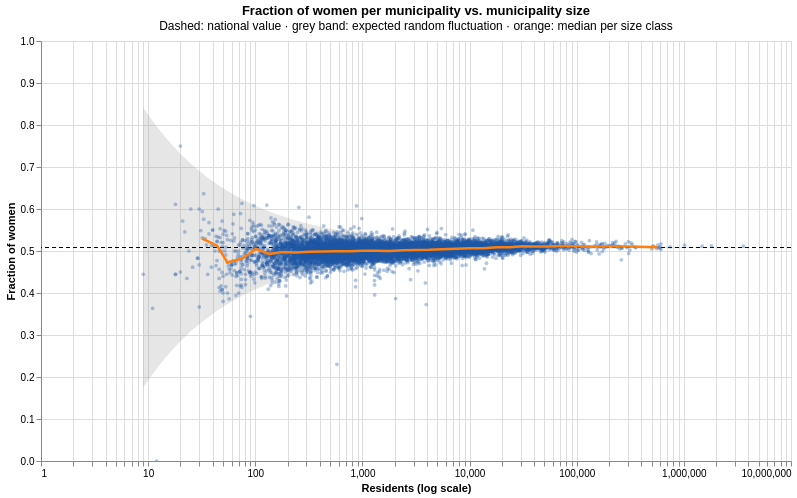

Notebook code for this chart:
### Code cell
search = alt.param(value="", bind=alt.binding(input="search", placeholder="e.g. Dierfeld",
                                              name="Highlight municipality: "))
x = alt.X("residents:Q", scale=alt.Scale(type="log", domain=[5, 5e6]), title="Residents (log scale)")
y = alt.Y("frac_women:Q", scale=alt.Scale(domain=[0, 1]), title="Fraction of women")

cols = ["Municipality", "state", "residents", "Female", "Male", "frac_women"]
points = alt.Chart(w[cols].round({"frac_women": 4})).mark_circle(size=14).encode(
    x=x, y=y,
    color=alt.condition(f"{search.name} != '' && test(regexp({search.name}, 'i'), datum.Municipality)",
                        alt.value("#d62728"), alt.value("#1f5aa6")),
    opacity=alt.condition(f"{search.name} != '' && test(regexp({search.name}, 'i'), datum.Municipality)",
                          alt.value(1), alt.value(0.35)),
    size=alt.condition(f"{search.name} != '' && test(regexp({search.name}, 'i'), datum.Municipality)",
                       alt.value(80), alt.value(14)),
    tooltip=[alt.Tooltip("Municipality:N"), alt.Tooltip("state:N", title="State"),
             alt.Tooltip("residents:Q", format=","), alt.Tooltip("Female:Q", format=","),
             alt.Tooltip("Male:Q", format=","), alt.Tooltip("frac_women:Q", format=".3f",
                                                            title="Fraction of women")],
).add_params(search)

ribbon = alt.Chart(band).mark_area(color="grey", opacity=0.2).encode(x="residents:Q", y="lo:Q", y2="hi:Q")
line = alt.Chart(trend).mark_line(color="#ff7f0e", strokeWidth=2.5).encode(x="residents:Q", y="frac_women:Q")
rule = alt.Chart(pd.DataFrame({"y": [nat]})).mark_rule(color="black", strokeDash=[4, 3]).encode(y="y:Q")

chart_23 = (ribbon + rule + points + line).properties(
    width=750, height=420,
    title=alt.Title("Fraction of women per municipality vs. municipality size",
                    subtitle="Dashed: national value · grey band: expected random fluctuation · orange: median per size class"),
).interactive()
chart_23

### Figure 1 — Vega-Lite specification as saved in the notebook (floating-point values rounded to 4 significant figures; data arrays with more than 128 entries replaced by an {"elided": "..."} marker saying what was removed)
{"config": {"view": {"continuousWidth": 300, "continuousHeight": 300}}, "layer": [{"data": {"name": "data-008a570b1b8dd1b81ab512ce31d533b4"}, "mark": {"type": "area", "color": "grey", "opacity": 0.2}, "encoding": {"x": {"field": "residents", "type": "quantitative"}, "y": {"field": "lo", "type": "quantitative"}, "y2": {"field": "hi"}}, "name": "view_b284422217918823_0"}, {"data": {"name": "data-440f7076279d6a1bfe9b30d9d6fcfbe1"}, "mark": {"type": "rule", "color": "black", "strokeDash": [4, 3]}, "encoding": {"y": {"field": "y", "type": "quantitative"}}}, {"data": {"name": "data-1d20ef91939844a4e90eaa57b0d49658"}, "mark": {"type": "circle", "size": 14}, "encoding": {"color": {"condition": {"test": "param_5e1631547f6a39e3 != '' && test(regexp(param_5e1631547f6a39e3, 'i'), datum.Municipality)", "value": "#d62728"}, "value": "#1f5aa6"}, "opacity": {"condition": {"test": "param_5e1631547f6a39e3 != '' && test(regexp(param_5e1631547f6a39e3, 'i'), datum.Municipality)", "value": 1}, "value": 0.35}, "size": {"condition": {"test": "param_5e1631547f6a39e3 != '' && test(regexp(param_5e1631547f6a39e3, 'i'), datum.Municipality)", "value": 80}, "value": 14}, "tooltip": [{"field": "Municipality", "type": "nominal"}, {"field": "state", "title": "State", "type": "nominal"}, {"field": "residents", "format": ",", "type": "quantitative"}, {"field": "Female", "format": ",", "type": "quantitative"}, {"field": "Male", "format": ",", "type": "quantitative"}, {"field": "frac_women", "format": ".3f", "title": "Fraction of women", "type": "quantitative"}], "x": {"field": "residents", "scale": {"domain": [5, 5000000.0], "type": "log"}, "title": "Residents (log scale)", "type": "quantitative"}, "y": {"field": "frac_women", "scale": {"domain": [0, 1]}, "title": "Fraction of women", "type": "quantitative"}}}, {"data": {"name": "data-1a9cc4c51e154c18e619f9965d11632d"}, "mark": {"type": "line", "color": "#ff7f0e", "strokeWidth": 2.5}, "encoding": {"x": {"field": "residents", "type": "quantitative"}, "y": {"field": "frac_women", "type": "quantitative"}}}], "height": 420, "params": [{"name": "param_5e1631547f6a39e3", "bind": {"input": "search", "name": "Highlight municipality: ", "placeholder": "e.g. Dierfeld"}, "value": ""}, {"name": "param_1e9efca18e7a2868", "select": {"type": "interval", "encodings": ["x", "y"]}, "bind": "scales", "views": ["view_b284422217918823_0"]}], "title": {"text": "Fraction of women per municipality vs. municipality size", "subtitle": "Dashed: national value · grey band: expected random fluctuation · orange: median per size class"}, "width": 750, "$schema": "https://vega.github.io/schema/vega-lite/v6.4.1.json", "datasets": {"data-008a570b1b8dd1b81ab512ce31d533b4": {"elided": "200 records"}, "data-440f7076279d6a1bfe9b30d9d6fcfbe1": [{"y": 0.5083}], "data-1d20ef91939844a4e90eaa57b0d49658": {"elided": "10786 records"}, "data-1a9cc4c51e154c18e619f9965d11632d": [{"residents": 32.0, "frac_women": 0.5294, "n": 13}, {"residents": 44.0, "frac_women": 0.5128, "n": 25}, {"residents": 55.0, "frac_women": 0.4727, "n": 41}, {"residents": 76.0, "frac_women": 0.4824, "n": 67}, {"residents": 101.0, "frac_women": 0.505, "n": 100}, {"residents": 135.0, "frac_women": 0.4929, "n": 159}, {"residents": 178.0, "frac_women": 0.4974, "n": 268}, {"residents": 236.0, "frac_women": 0.4962, "n": 338}, {"residents": 318.0, "frac_women": 0.4982, "n": 449}, {"residents": 426.0, "frac_women": 0.4988, "n": 554}, {"residents": 565.0, "frac_women": 0.4991, "n": 650}, {"residents": 756.0, "frac_women": 0.4993, "n": 762}, {"residents": 1000.0, "frac_women": 0.5007, "n": 778}, {"residents": 1326.0, "frac_women": 0.5003, "n": 763}, {"residents": 1778.0, "frac_women": 0.5003, "n": 754}, {"residents": 2379.0, "frac_women": 0.5016, "n": 729}, {"residents": 3147.0, "frac_women": 0.5025, "n": 687}, {"residents": 4199.0, "frac_women": 0.5029, "n": 653}, {"residents": 5551.0, "frac_women": 0.504, "n": 609}, {"residents": 7526.0, "frac_women": 0.5056, "n": 532}, {"residents": 9902.0, "frac_women": 0.5068, "n": 475}, {"residents": 13280.0, "frac_women": 0.5064, "n": 406}, {"residents": 17980.0, "frac_women": 0.509, "n": 292}, {"residents": 23620.0, "frac_women": 0.509, "n": 212}, {"residents": 30830.0, "frac_women": 0.5113, "n": 140}, {"residents": 41680.0, "frac_women": 0.5107, "n": 117}, {"residents": 55080.0, "frac_women": 0.5105, "n": 65}, {"residents": 73210.0, "frac_women": 0.5121, "n": 38}, {"residents": 95730.0, "frac_women": 0.5112, "n": 28}, {"residents": 129500.0, "frac_women": 0.5099, "n": 15}, {"residents": 172800.0, "frac_women": 0.5104, "n": 15}, {"residents": 236600.0, "frac_women": 0.5113, "n": 14}, {"residents": 573100.0, "frac_women": 0.5088, "n": 10}]}}
